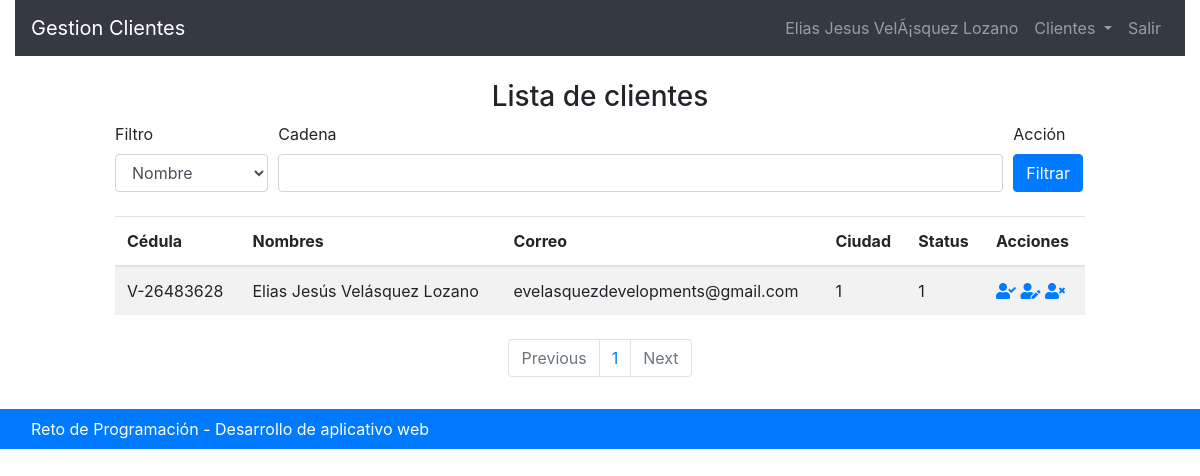
/clientes.php (signed in), run on the app's committed database.
### tables this page shows
CREATE TABLE `clientes` (
  `id` int(11) NOT NULL,
  `nombre` varchar(150) NOT NULL,
  `cedula` varchar(11) NOT NULL,
  `fecha_nac` date NOT NULL,
  `direccion` varchar(255) NOT NULL,
  `telefono_pers` varchar(15) NOT NULL,
  `telefono_casa` varchar(15) NOT NULL,
  `correo` varchar(60) NOT NULL,
  `id_status` int(11) NOT NULL,
  `id_ciudades` int(11) NOT NULL
);

### config/class.funciones.php (called while the page is built, shortened)
<?php
	class Funciones  {
		function mostrarClientes() {
			$conexion = new ConexionDB();
			$query = "SELECT * FROM clientes";
			$respuesta = $conexion->query($query);
			return $respuesta;
		}
	}
?>

### clientes.php (the view, shortened to what this page needs)
<?php
	include('header.php');
?>
	<div class="container-fluid">
		<div class="row justify-content-center">
			<div class="col-md-12 col-lg-10 py-3">
				<div class="row">
					<div class="col py-2">
						<h3 class="text-center">Lista de clientes</h3>
						<form action="./buscar.php" method="GET">
							<div class="form-row">
						  		<div class="form-group col-lg-2 col-sm-2">
						  			<label for="campoFiltro">Filtro</label>
								    <select name="filtro" id="campoFiltro" class="form-control" required>
								    	<option selected value="nombre">Nombre</option>
								    </select>
								</div>
								<div class="form-group col-lg-9 col-sm-8">
							    	<label for="cadena">Cadena</label>
							    	<input type="text" name="cadena" class="form-control" id="cadena" placeholder="" required>
							  	</div>
							  	<div class="form-group col-lg-1 col-sm-2">
							  		<label for="filtrar">Acción</label>
									<input type="submit" class="btn btn-primary" name="filtrar" value="Filtrar">
							  	</div>
							</div>
						  </form>
					</div>
				</div>
				<div class="table-responsive">
					<table class="table table-striped">
					  	<thead>
					    	<tr>
					      	<th scope="col">Cédula</th>
					      	<th scope="col">Nombres</th>
					      	<th scope="col">Correo</th>
					      	<th scope="col">Ciudad</th>
					      	<th scope="col">Status</th>
					      	<th scope="col">Acciones</th>
					    	</tr>
					  	</thead>
					  	<tbody>
					  		<?php
					  			$funciones = Funciones::nadaDato();
					  			$resultado = $funciones->mostrarClientes();
					  		?>
					  		<?php while ($row = $resultado->fetch_array()): ?>
								<tr>
									<td> <?php echo $row['cedula']; ?> </td>
									<td> <?php echo $row['nombre']; ?> </td>
									<td> <?php echo $row['correo']; ?> </td>
									<td> <?php echo $row['id_ciudades']; ?> </td>
									<td> <?php echo $row['id_status']; ?> </td>
									<td>
										<?php
										echo '
											<a href="ver.php?id=' . $row['id'] . '" name="ver">
												<i class="fas fa-user-check"></i>
											</a>
											<a href="modificar.php?id=' . $row['id'] . '" name="modificar">
												<i class="fas fa-user-edit"></i>
											</a>
											<a href="eliminar.php?id=' . $row['id'] . '" name="eliminar">
												<i class="fas fa-user-times"></i>
											</a>
										';
										?>
									</td>
								</tr>
					  		<?php endwhile; ?>
					  	</tbody>
					</table>
				</div>
				<nav aria-label="Paginación" class="my-2">
				  	<ul class="pagination justify-content-center">
				    	<li class="page-item disabled">
				      		<a class="page-link" href="#" tabindex="-1" aria-disabled="true">Previous</a>
				    	</li>
				    	<li class="page-item"><a class="page-link" href="#">1</a></li>
				    	<li class="page-item disabled">
				      		<a class="page-link" href="#">Next</a>
				    	</li>
				  	</ul>
				</nav>
			</div>
		</div>
	</div>
<?php include('footer.php') ?>

### css/estilos.css (style rules this page uses)
* { margin: 0; padding: 0; }

### css/all.css (style rules this page uses)
.fa, .fas, .far, .fal, .fad, .fab { -moz-osx-font-smoothing: grayscale; -webkit-font-smoothing: antialiased; display: inline-block; font-style: normal; font-variant: normal; text-rendering: auto; line-height: 1; }
.fa-user-check:before { content: "\f4fc"; }
.fa-user-edit:before { content: "\f4ff"; }
.fa-user-times:before { content: "\f235"; }
.fa, .fas { font-family: 'Font Awesome 5 Free'; font-weight: 900; }

### data on the page
clientes: cedula "V-26483628", nombre "Elias Jesús Velásquez Lozano", correo "evelasquezdevelopments@gmail.com", id_ciudades "1", id_status "1"

### other printed values
NOMBREWEB "Gestion Clientes"
$_SESSION['nombre'] "Elias Jesus VelÃ¡squez Lozano"
